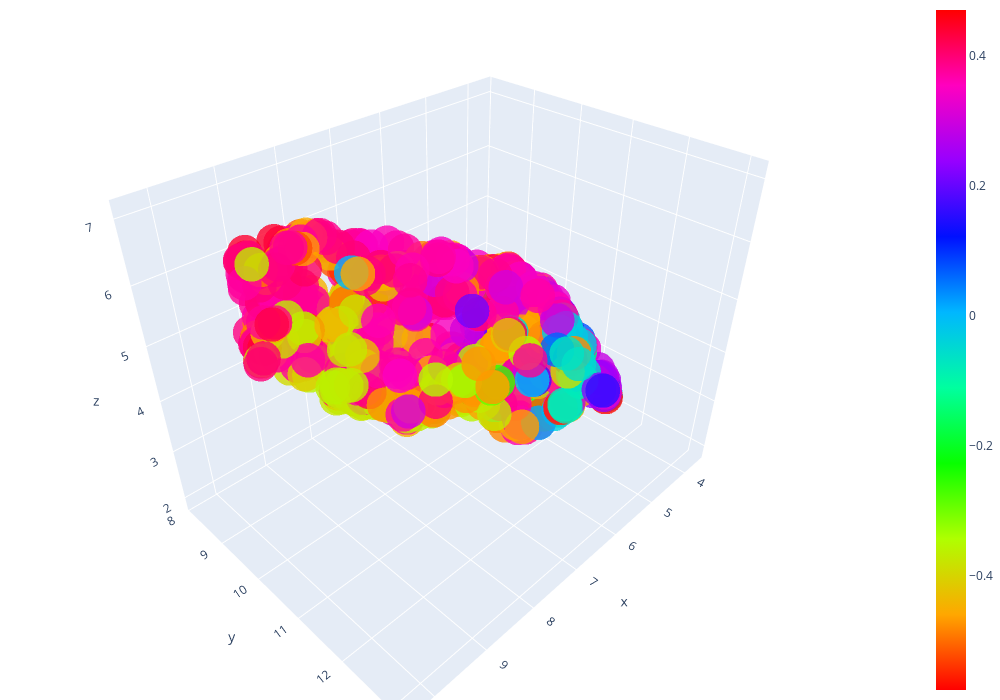

Notebook code cell kept with this figure:
### Code cell
fig = go.Figure(
    data=[
        go.Scatter3d(
            x=layout_3d_cluster[:, 0],
            y=layout_3d_cluster[:, 1],
            z=layout_3d_cluster[:, 2],
            mode="markers",
            marker=dict(
                size=12,
                color=f,
                colorscale="hsv",
                opacity=0.8,
                showscale=True,
            ),
        )
    ]
)
fig.update_layout(
    autosize=False, width=1000, height=700, margin=dict(l=0, r=0, b=0, t=0)
)
# fig.write_html("testing_clusters.html")
fig.show()

### Figure 1 — Plotly figure (JSON) as saved in the notebook; plotly's stock layout.template omitted (floating-point values rounded to 4 significant figures; data arrays with more than 128 entries replaced by an {"elided": "..."} marker saying what was removed)
{"data": [{"marker": {"color": {"elided": "925 float values"}, "colorscale": [[0, "#ff0000"], [0.1111, "#ffa700"], [0.2222, "#afff00"], [0.3333, "#08ff00"], [0.4444, "#00ff9f"], [0.5556, "#00b7ff"], [0.6667, "#0010ff"], [0.7778, "#9700ff"], [0.8889, "#ff00bf"], [1, "#ff0000"]], "opacity": 0.8, "showscale": true, "size": 12}, "mode": "markers", "type": "scatter3d", "x": {"elided": "925 float values"}, "y": {"elided": "925 float values"}, "z": {"elided": "925 float values"}}], "layout": {"autosize": false, "height": 700, "margin": {"b": 0, "l": 0, "r": 0, "t": 0}, "width": 1000}}
